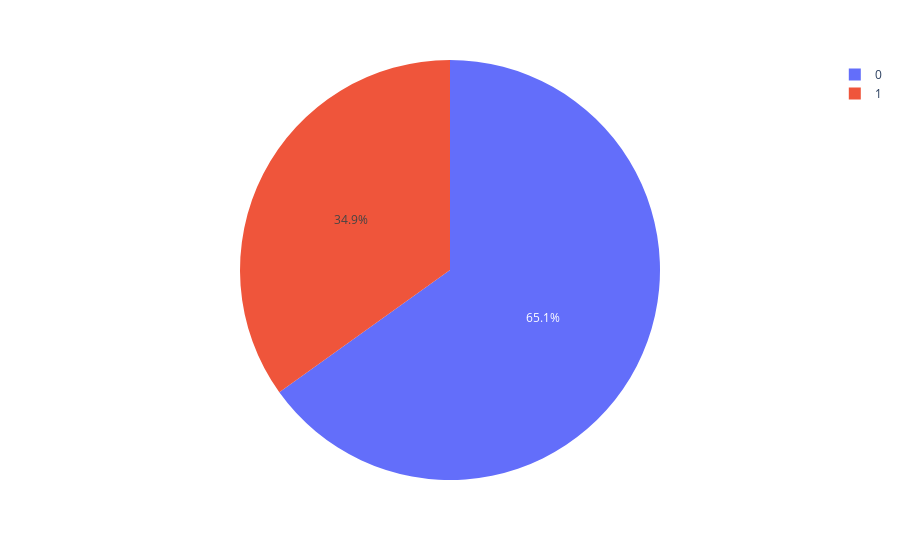

Notebook code for this chart:
### Code cell
# See the Number of Outcomes in the Dataset for more information
outcome_counts = diabetes_dataset['Outcome'].value_counts()

# create the pie chart
fig = px.pie(values=outcome_counts, names=outcome_counts.index)

# display the plot
fig.show()

### Figure 1 — Plotly figure (JSON) as saved in the notebook; plotly's stock layout.template omitted (floating-point values rounded to 4 significant figures)
{"data": [{"domain": {"x": [0, 1], "y": [0, 1]}, "hovertemplate": "label=%{label}<br>value=%{value}<extra></extra>", "labels": [0, 1], "legendgroup": "", "name": "", "showlegend": true, "type": "pie", "values": [500, 268]}], "layout": {"legend": {"tracegroupgap": 0}, "margin": {"t": 60}}}
